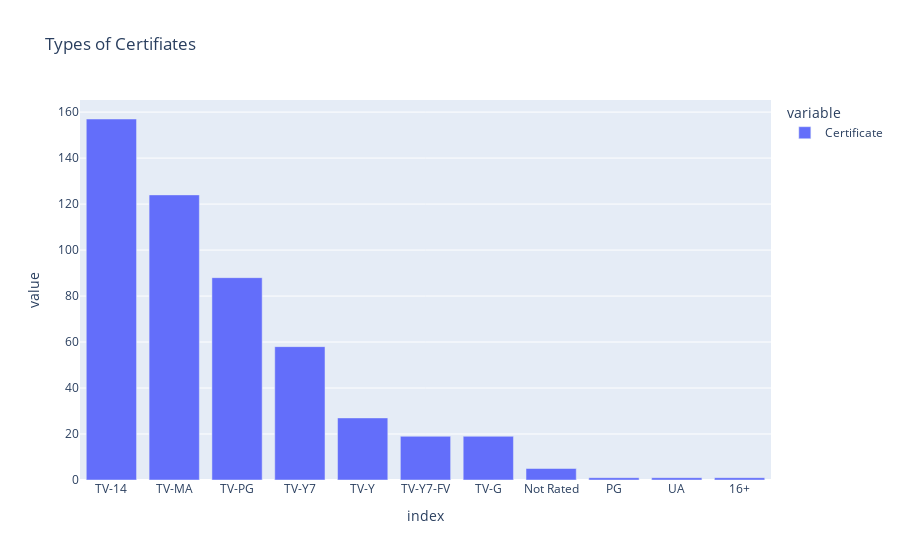

Here is the notebook cell this chart was saved with:
### Code cell
px.bar(df['Certificate'].value_counts(),title='Types of Certifiates')

### Figure 1 — Plotly figure (JSON) as saved in the notebook; plotly's stock layout.template omitted (floating-point values rounded to 4 significant figures)
{"data": [{"alignmentgroup": "True", "hovertemplate": "variable=Certificate<br>index=%{x}<br>value=%{y}<extra></extra>", "legendgroup": "Certificate", "marker": {"color": "#636efa", "pattern": {"shape": ""}}, "name": "Certificate", "offsetgroup": "Certificate", "orientation": "v", "showlegend": true, "textposition": "auto", "type": "bar", "x": ["TV-14", "TV-MA", "TV-PG", "TV-Y7", "TV-Y", "TV-Y7-FV", "TV-G", "Not Rated", "PG", "UA", "16+"], "xaxis": "x", "y": [157, 124, 88, 58, 27, 19, 19, 5, 1, 1, 1], "yaxis": "y"}], "layout": {"barmode": "relative", "legend": {"title": {"text": "variable"}, "tracegroupgap": 0}, "title": {"text": "Types of Certifiates"}, "xaxis": {"anchor": "y", "domain": [0, 1], "title": {"text": "index"}}, "yaxis": {"anchor": "x", "domain": [0, 1], "title": {"text": "value"}}}}
